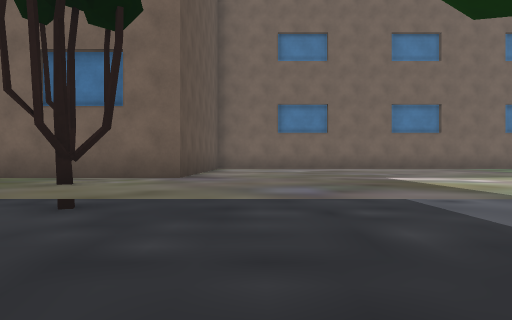
View 1 (above)

24 first-person views from a walk through a 3-D level made in the Unity game engine. The camera is 1.2 m above the floor, looks level and sees 70° across. The floor is counted in squares, 2 m on a side. Each view is taken from the middle of a square. On the plan, view 1 faces up. The plan holds only what a view shows up to about 10 squares ahead; the rest is blank. The place goes on beyond the plan. The player is left out.

View 2
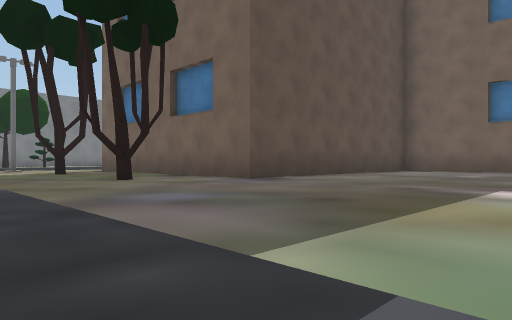

View 3
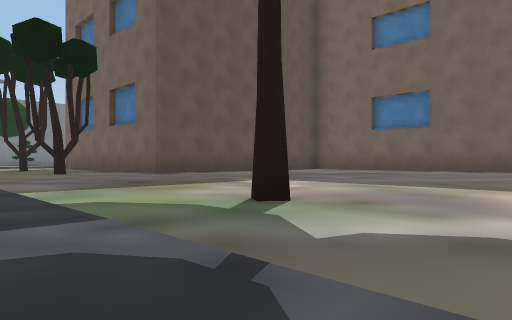

View 4
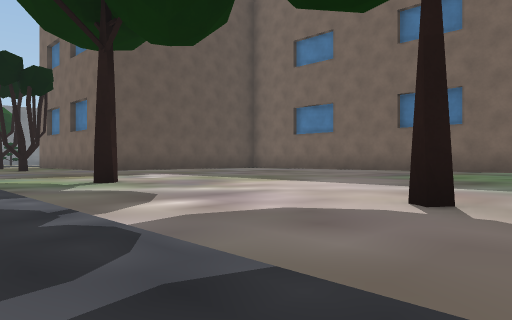

View 5
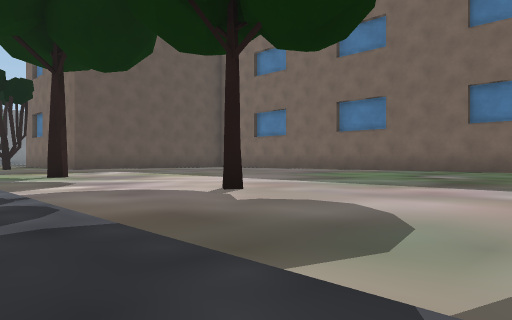

View 6
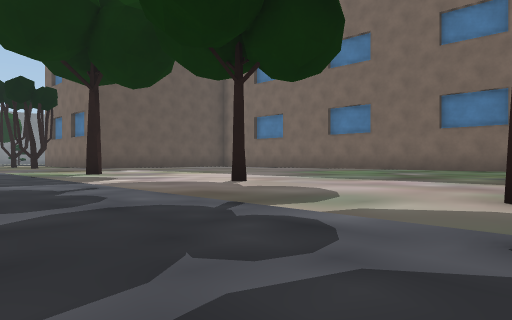

View 7
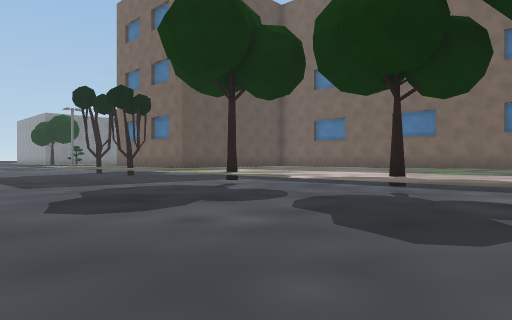

View 8
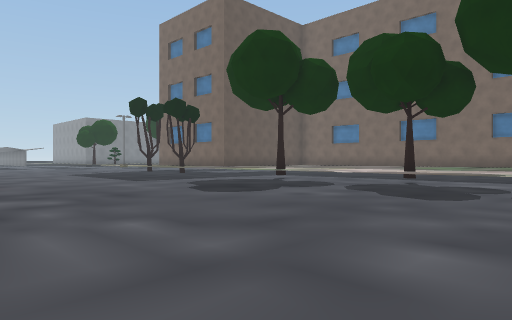

View 9
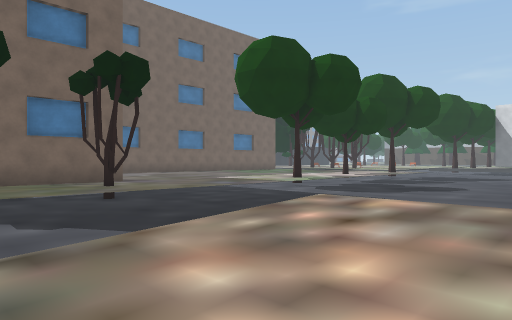

View 10
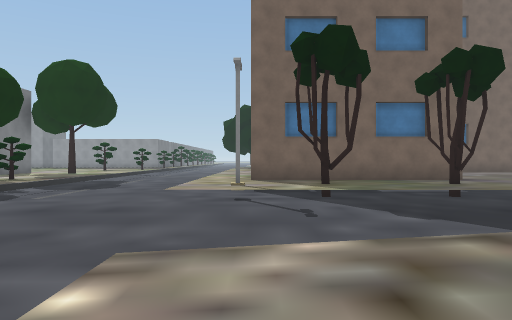

View 11
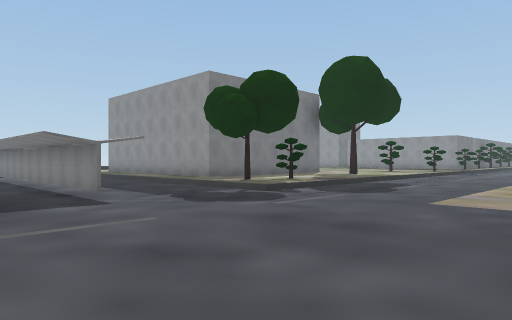

View 12
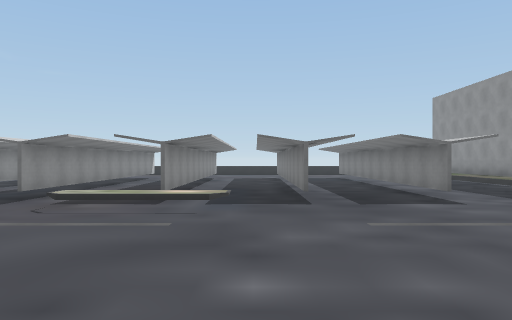

View 13
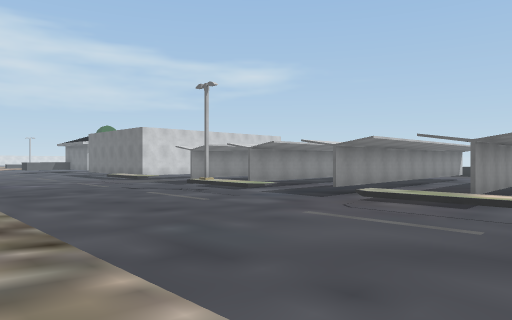

View 14
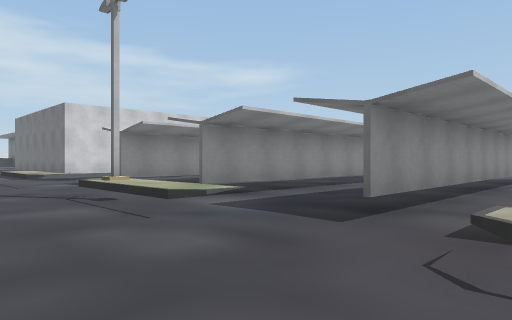

View 15
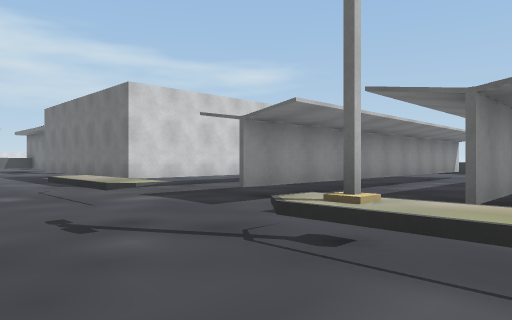

View 16
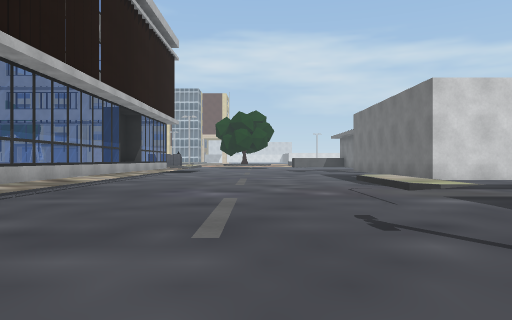

View 17
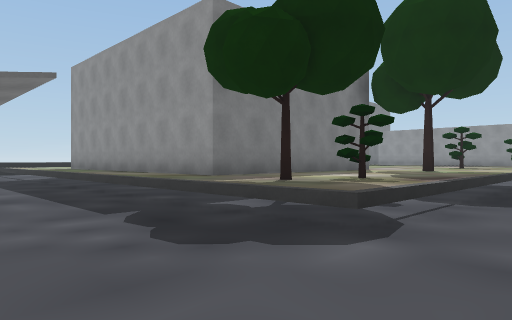

View 18
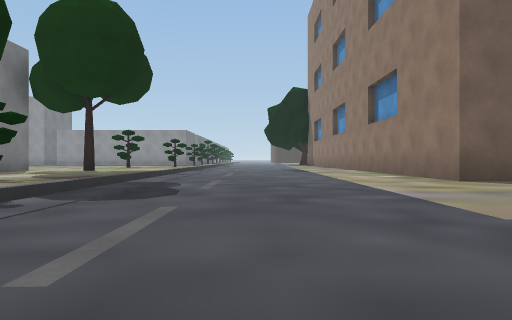

View 19
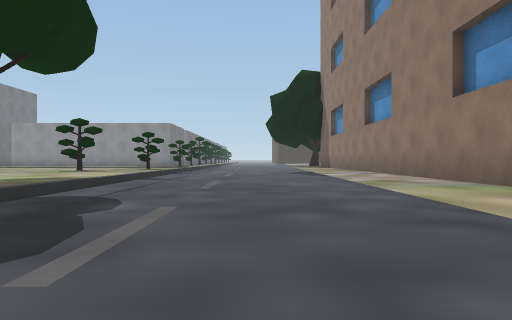

View 20
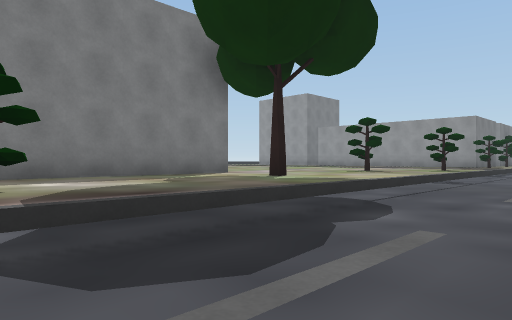

View 21
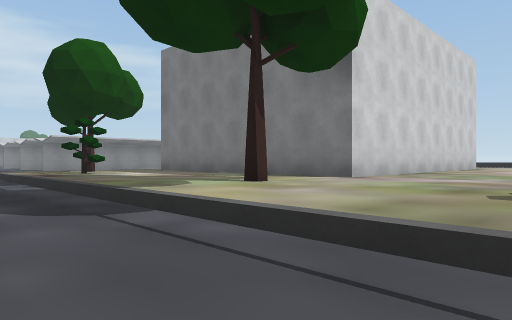

View 22
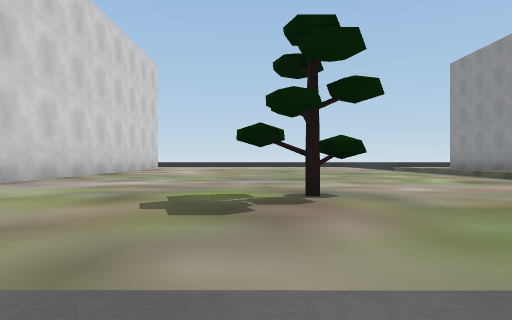

View 23
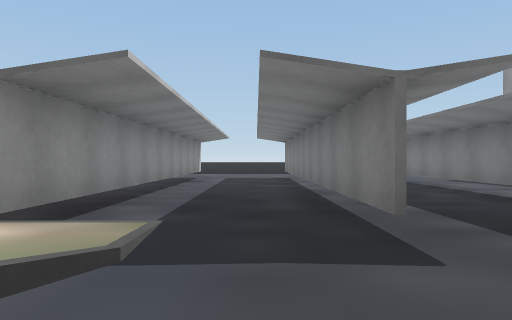

View 24
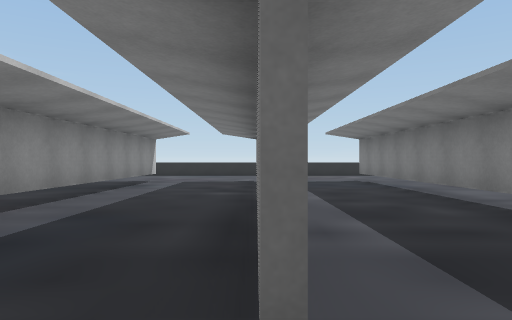

### Floor plan
Key: @ floor where view 1 was taken; # wall or solid block; . main floor; : floor 0.5 m higher than the main floor; + floor 0.75 m higher than the main floor; * floor 1 m higher than the main floor; / step, stairs or slope; = window, fence, low wall or low ledge; ^ raised ledge; T tree; S streetlight; H thing the floor can be seen under or through.
Columns run from 23 left of view 1 to 12 right of it. Each row starts with its distance up from view 1.
 15  ^^^^^^^T^^....^#
 14  ^^^^^^^^^^....^#
 13  ^^^^^^^^^^....^#
 12  ^^^^^^^^^^....^#     #^^^^^^^^^^^
 11       #^T^^....^#     ^^^^^^^^^^^^
 10       #^^^^....^#     ^^^^^^^^^^^^
  9       #^^^^....^#     ^^^^^^^^^^^^
  8       #^^^^....^#     ^^^^^^^^^^^^^
  7       #^^T^....^#     ^^^^^^^^^^^^^
  6      ##^^T^....^^#####^^^^^^^^^^^^^
  5   ^^^^^^T^^....^^^T^^T^^^^^^^^^T^^^
  4  ^^^^^^^^^^....^S^T^^T^^^^^T^^^^^^^T
  3 ...............^^^^^^^^^^^^^^^^^^^^^
  2 ....................................
  1 HHHHHHH##...........................
  0 ....................  .@...........
 -1 .....................    ..........
 -2  ########....../::++*.  ............
 -3 .............../::++*.  ............
 -4 .........^^..../::++*      .........
 -5 HHHHHHHHH^^..../:               ....
 -6 .........^^..../:
 -7     .........../
 -8  ########....../
 -9  .........^..../
-10     ......^..../
-11    #HHHHH.S..../
-12    .......^....
-13   .............
-14   #######....../
-15    ......^^..../=
-16     ......^..../=
-17       ..#^^..../=
-18      ####....../=
-19         #....../#
-20         #....../=

Positions as (right, up) in squares from view 1, and headings:
1: (0, 0), facing up
2: (3, 2), facing up-left
3: (6, 2), facing up-left
4: (9, 2), facing up-left
5: (11, 2), facing up-left
6: (12, 1), facing up-left
7: (11, -2), facing up-left
8: (12, -5), facing up-left
9: (-6, -4), facing up-right
10: (-7, -4), facing up
11: (-7, -2), facing up-left
12: (-7, -3), facing left
13: (-7, -3), facing down-left
14: (-11, -6), facing down-left
15: (-11, -10), facing down-left
16: (-11, -10), facing down
17: (-11, 1), facing up-left
18: (-10, 1), facing up
19: (-10, 5), facing up
20: (-10, 6), facing up-left
21: (-11, 15), facing down-left
22: (-12, 15), facing left
23: (-12, -3), facing left
24: (-14, -2), facing left
